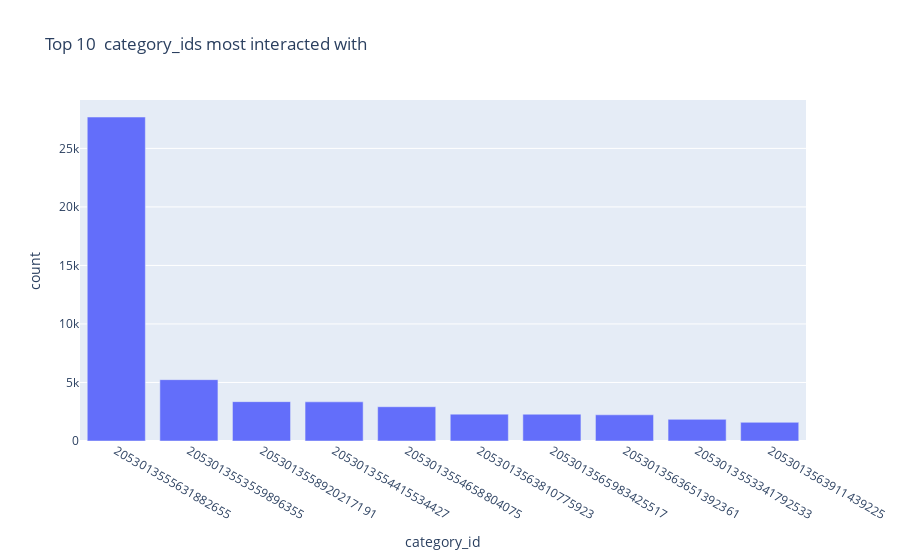

Write notebook code for a chart like this one.
### Markdown cell above
### category_id
The category_id is an unique identifier for the category of a Product. Every Product is assigned to a single category_id, which is summarizing many product_ids into categories. As you can see in the overview, there are 691 unique category_ids.

### Code cell
# %%timeit

sdf_count_per_category_id = sdf_raw.groupBy("category_id").count().orderBy(f.desc("count"))


px.bar(sdf_count_per_category_id.limit(10).toPandas(), x="category_id", y="count", title="Top 10  category_ids most interacted with").update_xaxes(type='category')

### Figure 1 — Plotly figure (JSON) as saved in the notebook; plotly's stock layout.template omitted (floating-point values rounded to 4 significant figures)
{"data": [{"alignmentgroup": "True", "hovertemplate": "category_id=%{x}<br>count=%{y}<extra></extra>", "legendgroup": "", "marker": {"color": "#636efa"}, "name": "", "offsetgroup": "", "orientation": "v", "showlegend": false, "textposition": "auto", "type": "bar", "x": ["2053013555631882655", "2053013553559896355", "2053013558920217191", "2053013554415534427", "2053013554658804075", "2053013563810775923", "2053013565983425517", "2053013563651392361", "2053013553341792533", "2053013563911439225"], "xaxis": "x", "y": [27678, 5241, 3362, 3346, 2929, 2295, 2288, 2238, 1848, 1594], "yaxis": "y"}], "layout": {"barmode": "relative", "legend": {"tracegroupgap": 0}, "title": {"text": "Top 10  category_ids most interacted with"}, "xaxis": {"anchor": "y", "domain": [0.0, 1.0], "title": {"text": "category_id"}, "type": "category"}, "yaxis": {"anchor": "x", "domain": [0.0, 1.0], "title": {"text": "count"}}}}
